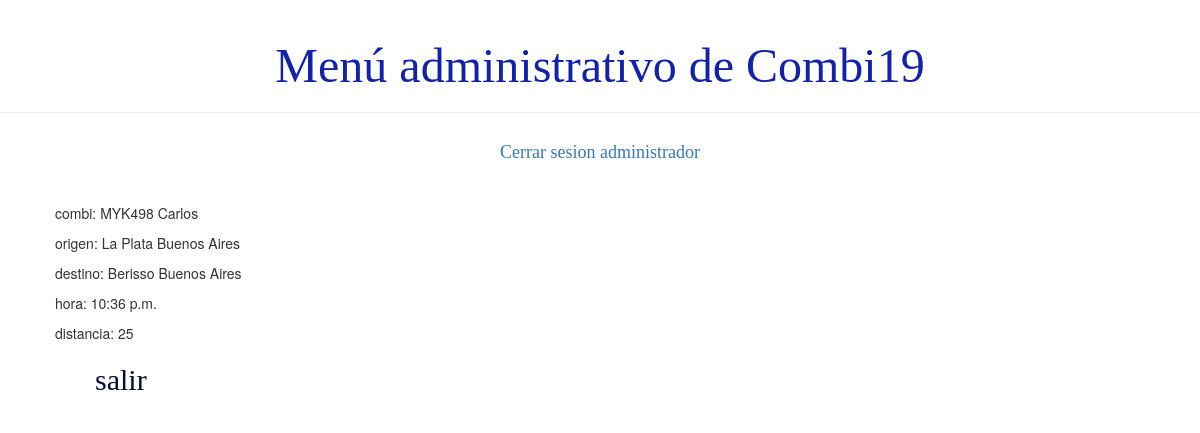
Screenshot of /usuario/listaRuta/1/ with the database file from the repository.
### demo1/models.py (models this page shows, shortened)
class Ruta(models.Model):
    combi = models.ForeignKey(Combi, on_delete=models.CASCADE)
    origen = models.ForeignKey(Lugar, on_delete=models.CASCADE, related_name='origen')
    destino = models.ForeignKey(Lugar, on_delete=models.CASCADE, related_name='destino')
    hora = models.TimeField()
    distancia = models.IntegerField()

class Combi(models.Model):
    TIPOS_COMBI = (
        ('C', 'Cama'),
        ('S', 'Semicama'),
    )
    chofer = models.ForeignKey(Chofer, on_delete=models.CASCADE)
    patente = models.CharField(max_length=10)
    tipo = models.CharField(max_length=1, choices=TIPOS_COMBI)
    modelo = models.CharField(max_length=40)
    asientos = models.IntegerField()
    def __str__(self):
        return '%s %s' % (self.patente, self.chofer.usuario.first_name)

class Persona(models.Model):
    usuario = models.ForeignKey('auth.User', on_delete=models.CASCADE)
    dni = models.IntegerField(unique=True)
    telefono = models.BigIntegerField()

class Lugar(models.Model):
    nombre_de_lugar = models.CharField(max_length=50)
    provincia = models.CharField(max_length=40)
    def __str__(self):
        return '%s %s' % (self.nombre_de_lugar, self.provincia)

### demo1/views.py (the view)
# urls.py: path('usuario/listaRuta/<int:pk>/', views.detalle_ruta, name='detalle_ruta'),
def detalle_ruta(request, pk):
    ruta = Ruta.objects.filter(pk=pk)
    return render(request, 'demo1/detalle/detalle_ruta.html', {'ruta': ruta})

### demo1/templates/demo1/detalle/detalle_ruta.html (shortened to what this page needs)
{% extends 'demo1/base.html' %}
{% block content %}
    <div class="ruta">
        {% for r in ruta%}
            <p>combi: {{ r.combi }}</p>
            <p>origen: {{ r.origen }}</p>
            <p>destino: {{ r.destino }}</p>
            <p>hora: {{ r.hora }}</p>
            <p>distancia: {{ r.distancia }}</p>
        {%endfor%}
    </div>
    <div>
        <h2><a href="{% url 'principal' %}"> salir</a></h2>
    </div>
{% endblock %}

### demo1/static/css/demo1.css (style rules this page uses)
h1 a, h2 a { color: #030c33; font-family: 'Lobster'; padding: 20px 20px 20px 40px; }
h1, h2, h3, h4 { font-family: 'Lobster', cursive; }

### rows the page displays
Ruta: combi "MYK498 Carlos", origen "La Plata Buenos Aires", destino "Berisso Buenos Aires", hora "10:36 p.m.", distancia "25"
